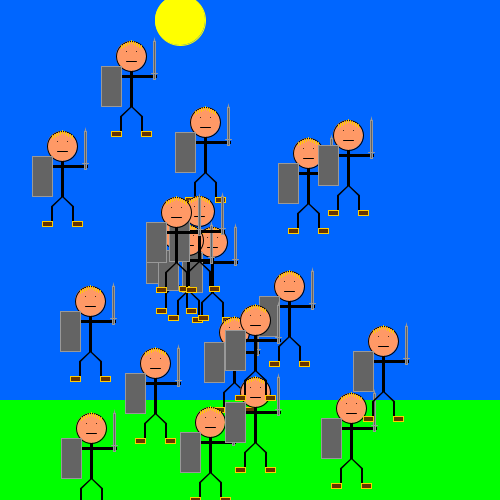
Frame 1 (no input)
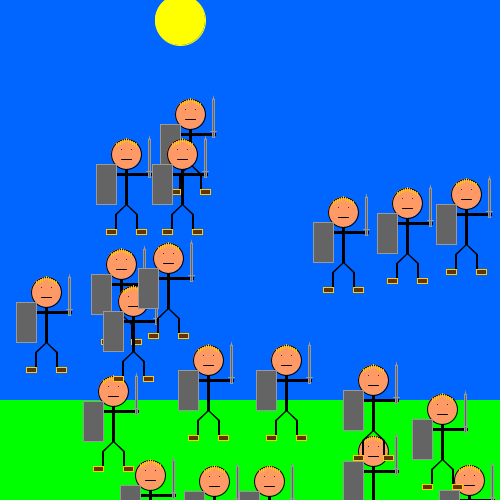
Frame 60 (the mouse pressed at the canvas centre just before this capture)
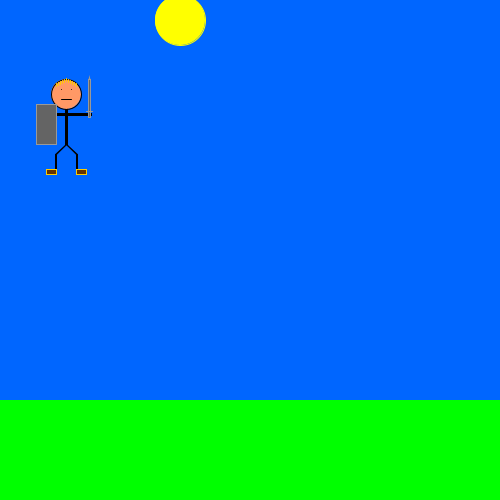
Frame 120 (the mouse held since frame 60 and released just before this capture)

The Processing sketch that drew these frames (run headless with seeded random() and noise(); from frame 60 on, the mouse is pressed at the canvas centre):

// Processing sketch: processing_15805
// ── processing_15805.pde

//20 bouncing swordshman made into an object in the class of man
//Then adjusted it so they will bounce from the walls and from eachother.
//By pressing the mouse there will be 1 swordsman so you can see if you can follow the 1 original swordsman.


//prepare to create up to 20 swordshman
Man[] swordshman = new Man[20];

//Create the window size and the swordshman
void setup() {
  size(500,500);
  smooth();
  for(int i=0;i<20;i++)
  {

//This will make them spawn randomly and with random speeds
  swordshman[i] =  new Man(int(random(50,width-50)), int(random(50,height-50)), int(random(1,3)),int(random(1,3)), random(0.2,0.5));
  }
}

void draw() {
//Draw the background
  rectMode(CENTER);
  fill(0,102,255);
  stroke(0,102,255);
  rect(250,200,500,400);
  fill(0,255,0);
  stroke(0,255,0);
  rect(250,450,500,100);
  fill(255,255,0);
  stroke(255,255,0);  
  ellipse(180,20,50,50);
  stroke(0);
  for(int i=0; i<20; i++)
  {
//Declare that you want to make something for display, move and collision
  swordshman[i].display();
  swordshman[i].move();
  swordshman[i].collision();
}
}
 
//create the swordshman
class Man {
//variables
  int x_position, y_position, xspeed, yspeed;
  float s;
  
  Man(int tempX, int tempY, int tempXspeed, int tempYspeed, float surface) {
  x_position = tempX;
  y_position = tempY;
  xspeed = tempXspeed;
  yspeed = tempYspeed;
  s = surface;
}

void display() {
//body
  fill(0);
  stroke(0);
  rect(x_position,y_position+30,2,40);
//head
  stroke(0);
  fill(255,153,102);
  ellipse(x_position,y_position,30,30);
//upper leg parts
  stroke(0);
  line(x_position,y_position+50,x_position-10,y_position+60);
  line(x_position,y_position+50,x_position-11,y_position+60);
  line(x_position,y_position+50,x_position+10,y_position+60);
  line(x_position,y_position+50,x_position+11,y_position+60);
  //lower leg parts
  line(x_position+11,y_position+60,x_position+11,y_position+80);
  line(x_position+10,y_position+60,x_position+10,y_position+80);
  line(x_position-11,y_position+60,x_position-11,y_position+80);
  line(x_position-10,y_position+60,x_position-10,y_position+80);
//arms
  fill(0);
  rect(x_position,y_position+20,50,2);
//eyes
  point(x_position-5,y_position-5);
  point(x_position+5,y_position-5);
//mouth
  line(x_position-5,y_position+5,x_position+5,y_position+5);
//sword
  fill(100,100,100);
  stroke(153,153,153);
  triangle(x_position+23,y_position-17,x_position+24,y_position-12,x_position+22,y_position-12);
  rect(x_position+23,y_position+4,2,38);
  line(x_position+20,y_position+17,x_position+26,y_position+17);
//shield
  fill(100,100,100);
  rect(x_position-20,y_position+30,20,40);
//hair
  stroke(255,204,0);
  line(x_position-10,y_position-8,x_position-10,y_position-11);
  line(x_position-8,y_position-9,x_position-8,y_position-12);
  line(x_position-6,y_position-10,x_position-6,y_position-13);
  line(x_position-4,y_position-11,x_position-4,y_position-14);
  line(x_position-2,y_position-12,x_position-2,y_position-15);
  line(x_position,y_position-13,x_position,y_position-16);
  line(x_position+2,y_position-12,x_position+2,y_position-15);
  line(x_position+4,y_position-11,x_position+4,y_position-14);
  line(x_position+6,y_position-10,x_position+6,y_position-13);
  line(x_position+8,y_position-9,x_position+8,y_position-12);
  line(x_position+10,y_position-8,x_position+10,y_position-11);
//shoes
  fill(102,51,0);
  rect(x_position-15,y_position+78,10,5);
  rect(x_position+15,y_position+78,10,5);

//Use the background to display only 1 swordsman  
if (mousePressed){ 
//background
  fill(0,102,255);
  stroke(0,102,255);
  rect(250,200,500,400);
  fill(0,255,0);
  stroke(0,255,0);
  rect(250,450,500,100);
  fill(255,255,0);
  stroke(255,255,0);  
  ellipse(180,20,50,50);
  stroke(0);
//body
  fill(0);
  stroke(0);
  rect(x_position,y_position+30,2,40);
//head
  stroke(0);
  fill(255,153,102);
  ellipse(x_position,y_position,30,30);
//upper leg parts
  stroke(0);
  line(x_position,y_position+50,x_position-10,y_position+60);
  line(x_position,y_position+50,x_position-11,y_position+60);
  line(x_position,y_position+50,x_position+10,y_position+60);
  line(x_position,y_position+50,x_position+11,y_position+60);
  //lower leg parts
  line(x_position+11,y_position+60,x_position+11,y_position+80);
  line(x_position+10,y_position+60,x_position+10,y_position+80);
  line(x_position-11,y_position+60,x_position-11,y_position+80);
  line(x_position-10,y_position+60,x_position-10,y_position+80);
//arms
  fill(0);
  rect(x_position,y_position+20,50,2);
//eyes
  point(x_position-5,y_position-5);
  point(x_position+5,y_position-5);
//mouth
  line(x_position-5,y_position+5,x_position+5,y_position+5);
//sword
  fill(100,100,100);
  stroke(153,153,153);
  triangle(x_position+23,y_position-17,x_position+24,y_position-12,x_position+22,y_position-12);
  rect(x_position+23,y_position+4,2,38);
  line(x_position+20,y_position+17,x_position+26,y_position+17);
//shield
  fill(100,100,100);
  rect(x_position-20,y_position+30,20,40);
//hair
  stroke(255,204,0);
  line(x_position-10,y_position-8,x_position-10,y_position-11);
  line(x_position-8,y_position-9,x_position-8,y_position-12);
  line(x_position-6,y_position-10,x_position-6,y_position-13);
  line(x_position-4,y_position-11,x_position-4,y_position-14);
  line(x_position-2,y_position-12,x_position-2,y_position-15);
  line(x_position,y_position-13,x_position,y_position-16);
  line(x_position+2,y_position-12,x_position+2,y_position-15);
  line(x_position+4,y_position-11,x_position+4,y_position-14);
  line(x_position+6,y_position-10,x_position+6,y_position-13);
  line(x_position+8,y_position-9,x_position+8,y_position-12);
  line(x_position+10,y_position-8,x_position+10,y_position-11);
//shoes
  fill(102,51,0);
  rect(x_position-15,y_position+78,10,5);
  rect(x_position+15,y_position+78,10,5);
}
}
//make the swordshman move
void move() 
{
  x_position += xspeed;
  y_position += yspeed;
//let the swordshman bounce off the walls
  if(x_position > width-20 || x_position <20)
    xspeed=-xspeed;
  if(y_position > width-20 || y_position <20)
    yspeed=-yspeed;
}
  void collision() {
  for(int i = 0; i<20 ; i++)
  {
//Create a virtual unseen area
    Man swordshman2 = swordshman[i];
//Check if the other swordshman is not the same
    if(swordshman2 != this)
    {
//Declare the size of this virtual area
      float totalsize = swordshman2.s*50 + s*50;
      int xdis = abs((swordshman2.x_position+int(50*swordshman2.s))-int(x_position+50*s));
      int ydis = abs((swordshman2.y_position+int(50*swordshman2.s))-int(y_position+50*s));
      if (abs(xdis) < abs(totalsize) && abs(ydis)<abs(totalsize))
      {
//Make it so that the swordshman will not stay overlapped when it happens.
        if (abs(xdis) > abs(ydis))
        {
          xspeed = -xspeed;
          while (abs(xdis)<abs(totalsize))
          {
            if(x_position>swordshman2.x_position)
            {
              x_position++;
              swordshman2.x_position--;
            }
            else
            {
              x_position--;
              swordshman2.x_position++;
            }
            xdis = abs((swordshman2.x_position+int(50*swordshman2.s))-int(x_position+50*s));
          }
        }
        else if(abs(ydis)>abs(xdis))
        {
           yspeed= -yspeed;
           while (abs(ydis)<abs(totalsize))
           {
             if(y_position>swordshman2.y_position)
             {
               y_position++;
               swordshman2.y_position--;
             }
             else
             {
               y_position--;
               swordshman2.y_position++;
             }
             ydis = abs((swordshman2.y_position+int(50*swordshman2.s))-int(y_position+50*s));
           }
        }
//if they both hit eachother let them both bounce off eachother
        else
        {
          xspeed = -xspeed;
          yspeed = -yspeed;
        }
      }
    }
  }
 }
}
